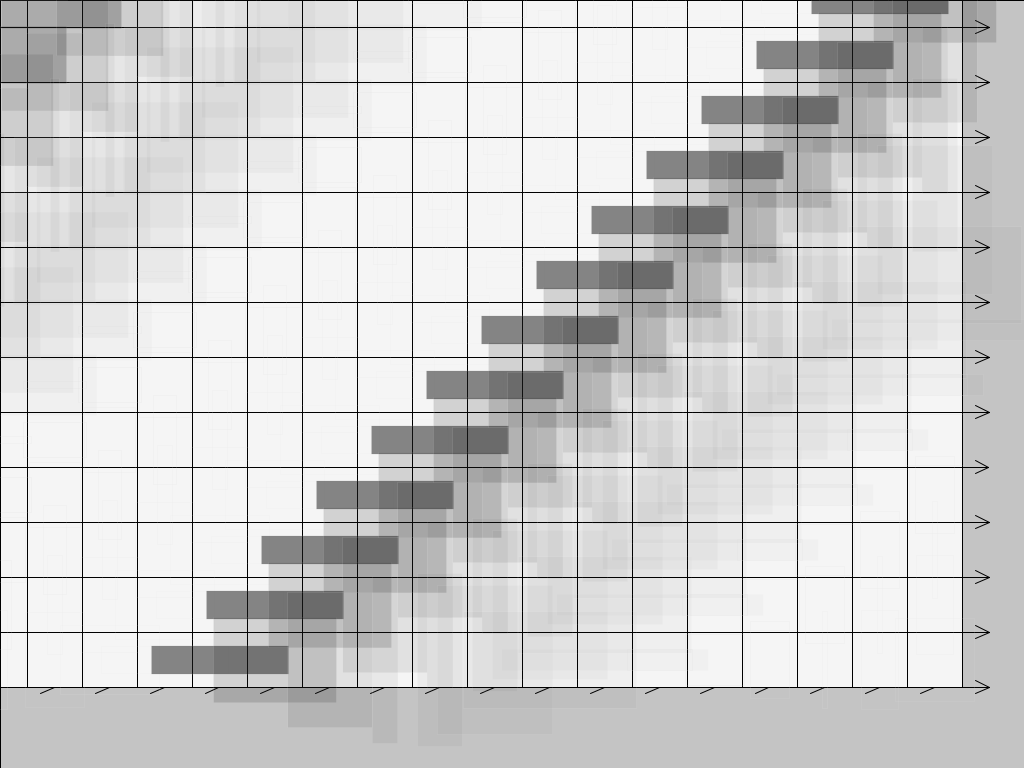
Frame 1 (no input)
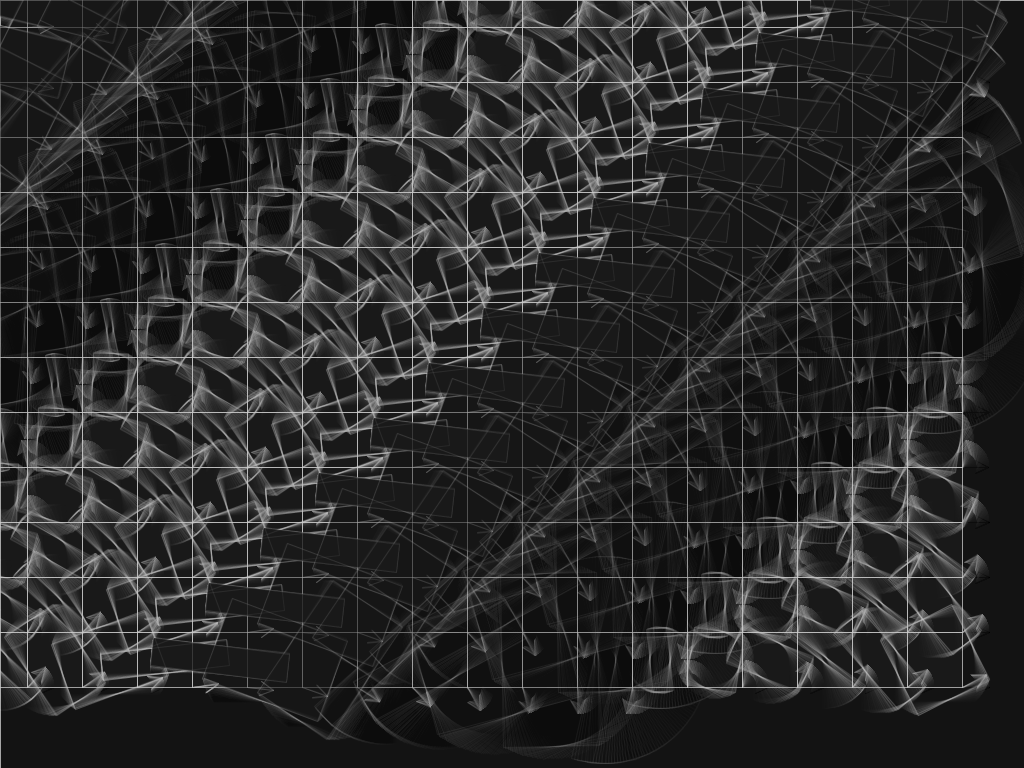
Frame 60 (the mouse pressed at the canvas centre just before this capture)
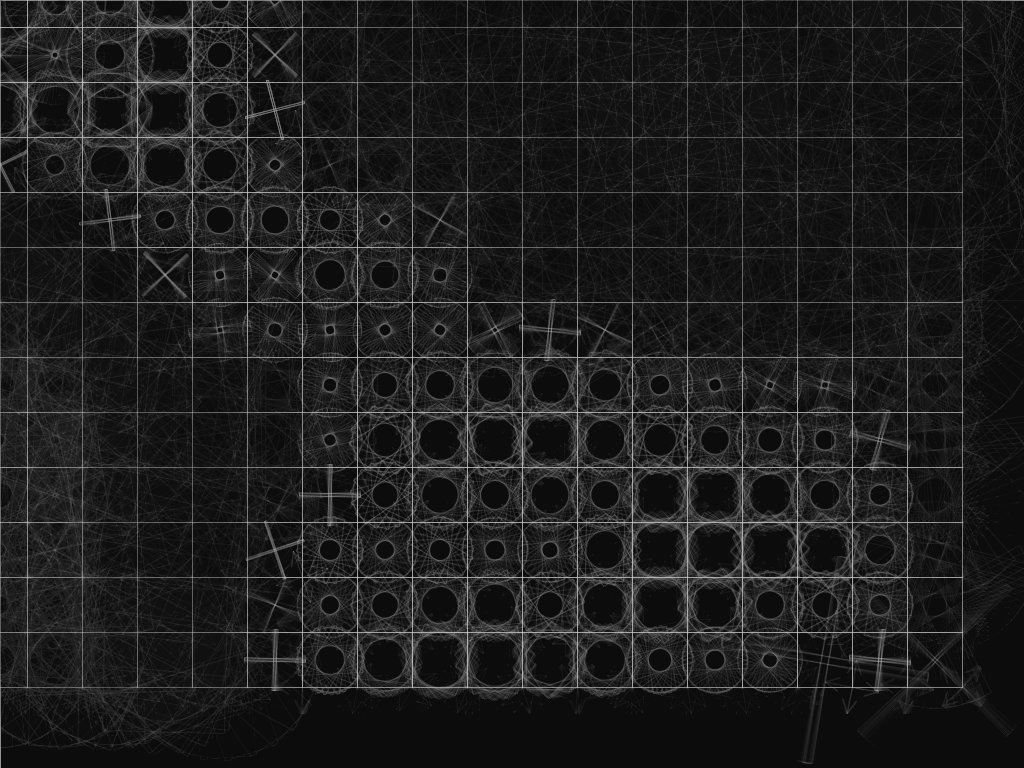
Frame 120 (the mouse held since frame 60 and released just before this capture)

The Processing sketch that drew these frames (run headless with seeded random() and noise(); from frame 60 on, the mouse is pressed at the canvas centre):

// Processing sketch: sketch_170225a_rotation_field_BOOM
// ── sketch_170225a_rotation_field_BOOM.pde
/* jstephens
 NOC gungfu - prep for ecpc project
 create simplest vector field 
 */

FlowField grid;
boolean showField;

PVector loc;
PVector cellVector;
PVector mouseLoc;

void setup() {
  size(1024, 768);
  showField = true;
  rectMode(CENTER);
  //size(640, 480);
  //background(0);
  grid = new FlowField(55);

  showInstructions();

  loc = new PVector(random(width), random(height));
  cellVector = new PVector(0, 0);
}



void draw() {
  //background(255);
  //fill(255);
  if (showField) grid.displayField();

  /*
  //////////////////////////////////
  // test lookup
  cellVector = grid.lookup(loc);
  triangle(0, 0, 30, 10, 0, 20);
  pushMatrix();
  translate(loc.x, loc.y);
  rotate(cellVector.heading2D());
  fill(255, 0, 0);
  triangle(0, 0, 30, 10, 0, 20);
  popMatrix();
  //////////////////////////////////
  */
  fill(0,10);
  rect(width/2,height/2,width,height);
  grid.squareRotate();
  //fill(0,10);
  //rect(width/2,height/2,width,height);
}












// toggle showField
void keyPressed() {
  if (key == ' ') {
    showField = !showField;
  }
}

void mousePressed() {
  grid.noiseInit();
  grid.squareRotate();
  println(loc.x, loc.y);
  println(cellVector.x);

  loc = new PVector(random(width), random(height));
}

void showInstructions() {
  println("--keyboard controls--");
  println("toggle showField: space bar");
}
// ── FlowField.pde
class FlowField {

  PVector[][] field;
  int cols;
  int rows;
  int resolution;

  float arrowsize = 4;
  PVector squareLoc;
  PVector squareRot;
  
  float rot, speed;

  FlowField(int r) {
    resolution =  r;

    cols = width/resolution;
    rows = height/resolution;

    field = new PVector[cols][rows];

    squareLoc = new PVector(0, 0);
    squareRot = new PVector(0,0);
    
    rot = 0.0;
    speed = 0.01;

    init();
  }

  void init() {
    for (int i = 0; i < cols; i++) {
      for (int j=0; j<rows; j++) {

        //// VECTOR FROM: CELL LOCATION
        float theta = map(i+j, 0, cols+rows, -TWO_PI, TWO_PI);
        field[i][j]   = new PVector(cos(theta), sin(theta));

        //// VECTOR FROM: RANDOM
        //field[i][j] = new PVector(random(-2, 2), random(-2, 2));
      }
    }
  }

  void noiseInit() {

    noiseSeed((int)random(10000));

    float xoff = 0;
    for (int i = 0; i < cols; i++) {
      float yoff = 0;
      for (int j=0; j<rows; j++) {

        //// VECTOR FROM: NOISE OFFSET FROM LOCATTION
        float theta = map(noise(xoff, yoff), 0, 1, 0, TWO_PI);
        field[i][j]   = new PVector(cos(theta), sin(theta));

        yoff += 0.1;
      }
      xoff += 0.1;
    }
  }

  /////////////////////////////////////////////////////////////////////////////
  void displayField() {
    for (int i = 0; i < cols; i++) {
      for (int j=0; j<rows; j++) {
        drawVector(field[i][j], i*resolution, j*resolution, resolution/2);
      }
    }
  }

  void drawVector(PVector v, float x, float y, float scaleArrow) {
    pushMatrix();
    translate(x, y);
    // draw cell
    rect(0, 0, resolution, resolution);
    // shift vector arrow to center of each cell
    translate(resolution/2, resolution/2);
    rotate(v.heading2D()*rot);
    // calc length of vector and draw it at the center of each cell
    float cellVectorLength = v.mag()*scaleArrow;    ///////DEBUG: optimize v.mag
    cellVectorLength = constrain(cellVectorLength, 0, resolution/2);
    // draw arrow
    line(0, 0, cellVectorLength, 0);
    line(cellVectorLength, 0, cellVectorLength/2, cellVectorLength/4);
    line(cellVectorLength, 0, cellVectorLength/2, -cellVectorLength/4);
    popMatrix();
    
  }
  /////////////////////////////////////////////////////////////////////////////



  PVector lookup(PVector vehicleLocation) {
    /* lookup() 
     * allows vehicles to ask the flowfield for the vector of a particular x,y location
     1. derive cell's [col][row] location from vehicle's (x,y) screen location
     2. constrain the col row to the grid boundary
     */
    int column = int(constrain(vehicleLocation.x/resolution, 0, cols-1));
    int row    = int(vehicleLocation.y/resolution);
    //column     = constrain(column, 0, cols-1);      // contrain to cell boundaries
    row        = constrain(row, 0, rows-1);
    return field[column][row].get();                  // use .get() to return a COPY
  }


  void squareRotate() {
    speed = map(mouseX,0,width, .01, 1);
    for (int i = 0; i < cols; i++) {
      for (int j=0; j<rows; j++) {
        squareLoc.x = i*resolution;
        squareLoc.y = j*resolution;
        squareRot = lookup(squareLoc);
        float theta  = squareRot.heading2D();
        float radius = map(theta, -PI, PI, 20, 70);
        float strokeTheta = map(theta, -PI, PI, 40, 15);
        //println(theta);
        fill(strokeTheta, strokeTheta/theta);
        stroke(255-strokeTheta, strokeTheta);
        pushMatrix(); 
        translate(squareLoc.x, squareLoc.y);
        //rotate(theta);
        float dir = (map(theta, -PI, PI, 1, -1));
        //if (dir<0) rot*=-1;
        rotate(squareRot.heading2D()*rot);
        //rect(0,0, radius, radius);
        rect(0, 0, radius*cos(theta)*3, radius*sin(theta)*3);
        //rect(0, 0, (strokeTheta*cos(theta))*dir, (strokeTheta*sin(theta))*dir);
        //rect(0, 0, (radius*cos(theta))*theta*1.2, (radius*sin(theta))*theta*1.2);
        popMatrix();
        
        //drawVector(field[i][j], i*resolution, j*resolution, resolution/2);
      }
    }
    rot += speed;
  }
}









/*
    //////////
 float theta = map(i_+j_, 0, cols+rows, -TWO_PI, TWO_PI);
 float alpha = map(i_+j_, 0, cols+rows, -255, 255);
 float radius = map(alpha, -255, 255, -20, 40);
 //stroke(255);
 //noFill();
 stroke(alpha, 255-alpha);
 fill(alpha, alpha-255);
 /////////////////
 
 pushMatrix();
 translate(x, y);
 //rotate(v.heading2D());
 rotate(grow*sin(theta));
 
 //rect(0, 0, (resolution*theta+radius*2+resolution)/cos(theta), (resolution*theta+radius*2+resolution)/sin(theta));
 
 rect(0, 0, resolution*theta+radius*2+(resolution*cos(theta)), resolution*theta+radius*2+(resolution*sin(theta)));
 
 
 rect(0, 0, resolution*theta+radius*2+resolution, resolution*theta+radius*2+resolution);
 //rect(0, 0, 60*v.x+radius*theta, 60*v.y+radius);
 
 //ellipse(0,0, theta*25, theta*25);
 
 popMatrix();
 //translate(0,0);
 //translate(width/2, height/2);
 //rotate(grow);
 //rotate(v.heading2D());
 //translate(0,0);
 grow += speed;
 //speed +=speed;
 */
